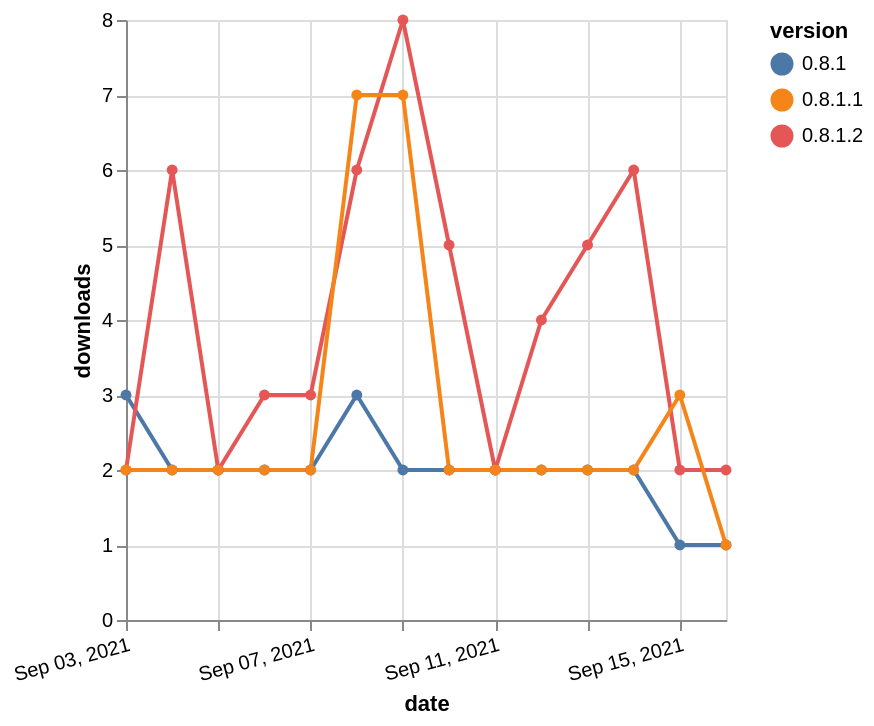

The specification (Vega-Lite) saved for this image:
### Vega-Lite specification from a JSON file in a GitHub repository (floating-point values rounded to 4 significant figures)
{"$schema": "https://vega.github.io/schema/vega-lite/v5.json", "description": "A simple bar chart with embedded data.", "data": {"values": [{"date": "2021-09-03", "total": 6059, "delta": 3, "version": "0.8.1"}, {"date": "2021-09-04", "total": 6061, "delta": 2, "version": "0.8.1"}, {"date": "2021-09-05", "total": 6063, "delta": 2, "version": "0.8.1"}, {"date": "2021-09-06", "total": 6065, "delta": 2, "version": "0.8.1"}, {"date": "2021-09-07", "total": 6067, "delta": 2, "version": "0.8.1"}, {"date": "2021-09-08", "total": 6070, "delta": 3, "version": "0.8.1"}, {"date": "2021-09-09", "total": 6072, "delta": 2, "version": "0.8.1"}, {"date": "2021-09-10", "total": 6074, "delta": 2, "version": "0.8.1"}, {"date": "2021-09-11", "total": 6076, "delta": 2, "version": "0.8.1"}, {"date": "2021-09-12", "total": 6078, "delta": 2, "version": "0.8.1"}, {"date": "2021-09-13", "total": 6080, "delta": 2, "version": "0.8.1"}, {"date": "2021-09-14", "total": 6082, "delta": 2, "version": "0.8.1"}, {"date": "2021-09-15", "total": 6083, "delta": 1, "version": "0.8.1"}, {"date": "2021-09-16", "total": 6084, "delta": 1, "version": "0.8.1"}, {"date": "2021-09-03", "total": 4797, "delta": 2, "version": "0.8.1.2"}, {"date": "2021-09-04", "total": 4803, "delta": 6, "version": "0.8.1.2"}, {"date": "2021-09-05", "total": 4805, "delta": 2, "version": "0.8.1.2"}, {"date": "2021-09-06", "total": 4808, "delta": 3, "version": "0.8.1.2"}, {"date": "2021-09-07", "total": 4811, "delta": 3, "version": "0.8.1.2"}, {"date": "2021-09-08", "total": 4817, "delta": 6, "version": "0.8.1.2"}, {"date": "2021-09-09", "total": 4825, "delta": 8, "version": "0.8.1.2"}, {"date": "2021-09-10", "total": 4830, "delta": 5, "version": "0.8.1.2"}, {"date": "2021-09-11", "total": 4832, "delta": 2, "version": "0.8.1.2"}, {"date": "2021-09-12", "total": 4836, "delta": 4, "version": "0.8.1.2"}, {"date": "2021-09-13", "total": 4841, "delta": 5, "version": "0.8.1.2"}, {"date": "2021-09-14", "total": 4847, "delta": 6, "version": "0.8.1.2"}, {"date": "2021-09-15", "total": 4849, "delta": 2, "version": "0.8.1.2"}, {"date": "2021-09-16", "total": 4851, "delta": 2, "version": "0.8.1.2"}, {"date": "2021-09-03", "total": 8241, "delta": 2, "version": "0.8.1.1"}, {"date": "2021-09-04", "total": 8243, "delta": 2, "version": "0.8.1.1"}, {"date": "2021-09-05", "total": 8245, "delta": 2, "version": "0.8.1.1"}, {"date": "2021-09-06", "total": 8247, "delta": 2, "version": "0.8.1.1"}, {"date": "2021-09-07", "total": 8249, "delta": 2, "version": "0.8.1.1"}, {"date": "2021-09-08", "total": 8256, "delta": 7, "version": "0.8.1.1"}, {"date": "2021-09-09", "total": 8263, "delta": 7, "version": "0.8.1.1"}, {"date": "2021-09-10", "total": 8265, "delta": 2, "version": "0.8.1.1"}, {"date": "2021-09-11", "total": 8267, "delta": 2, "version": "0.8.1.1"}, {"date": "2021-09-12", "total": 8269, "delta": 2, "version": "0.8.1.1"}, {"date": "2021-09-13", "total": 8271, "delta": 2, "version": "0.8.1.1"}, {"date": "2021-09-14", "total": 8273, "delta": 2, "version": "0.8.1.1"}, {"date": "2021-09-15", "total": 8276, "delta": 3, "version": "0.8.1.1"}, {"date": "2021-09-16", "total": 8277, "delta": 1, "version": "0.8.1.1"}]}, "width": "container", "mark": {"type": "line", "point": {"filled": true}}, "encoding": {"x": {"field": "date", "type": "temporal", "timeUnit": "yearmonthdate", "title": "date", "axis": {"labelAngle": -15}}, "y": {"field": "delta", "type": "quantitative", "title": "downloads"}, "color": {"field": "version", "type": "nominal"}, "tooltip": {"field": "delta"}}}
